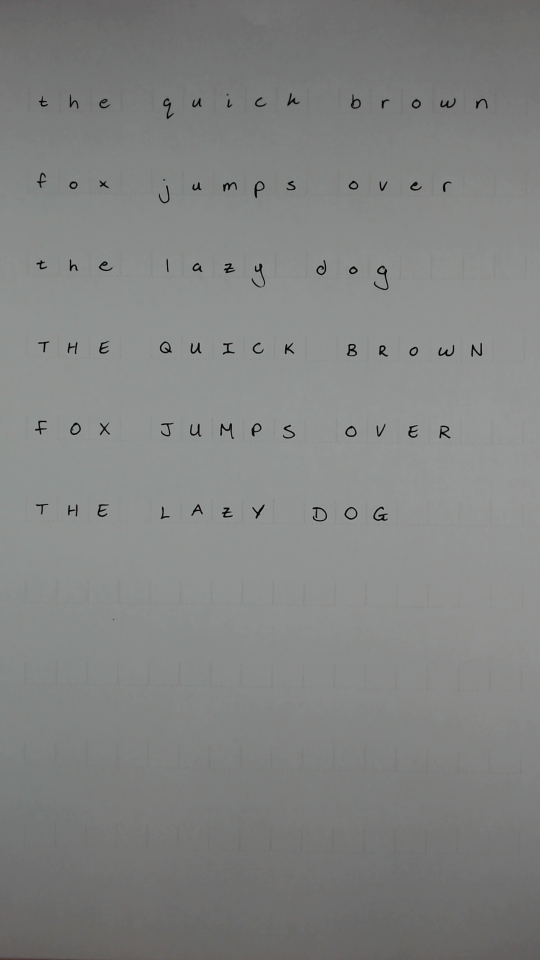
#> input picture Making Generated Text/dewaldFox.jpg, 1080 x 1920 px (shown at 1/2 size)
$ python CharacterSegmentation.py
#> lines starting #> are read from the running program, lines starting #| are printed output that depends on the picture; after the words box and inside, x2 and y2 are one past the last pixel; in counts of white or black regions, pixels touching at a corner belong together
### Making Generated Text/Helpers.py
import numpy as np
import os
import random


# [11 lines left out: function imageToBinary, not called in this run]


def findMiddle(x, y, w, h):
    return x + w // 2, y + h // 2


def overlap(source, target):
    # unpack points
    x1, y1, w1, h1 = source
    x2, y2, w2, h2 = target

    # checks
    if x1 >= x2 + w2 or x2 >= x1 + w1:
        return False
    if y1 >= y2 + h2 or y2 >= y1 + h1:
        return False
    return True


def getAllOverlaps(boxes, bounds, index):
    overlaps = []
    for a in range(len(boxes)):
        if a != index:
            if overlap(bounds, boxes[a]):
                overlaps.append(a)
    return overlaps


# [46 lines left out: functions doesContain, getAllContains, addLetterToCanvas, getImageOfLetter, not called in this run]


def getName(folderPath):
    file_names = os.listdir(folderPath)
    if len(file_names) == 0:
        return "0"
    return str(len(file_names))


# [36 lines left out: function addLettersToCanvas, not called in this run]

### Making Generated Text/CharacterSegmentation.py
from imutils.contours import sort_contours
import numpy as np
import imutils
import cv2
from PIL import Image
import os
from Helpers import *

filename = "dewaldFox"
folderName = "../../FONTS/" + "dewaldCapital"


image = cv2.imread(filename + ".jpg")
#> image is the input picture: shape (1920, 1080, 3); mean B, G, R 130.6, 131.6, 130.4
orig = np.copy(image)
gray = cv2.cvtColor(image, cv2.COLOR_BGR2GRAY)  # convert the input image to grayscale (0-255)
blurred = cv2.GaussianBlur(gray, (5, 5), 0)  # performs standard blurring on grayscale image
# perform edge detection, find contours in the edge map, and sort the
# resulting contours from left-to-right
edged = cv2.Canny(blurred, 30, 150)
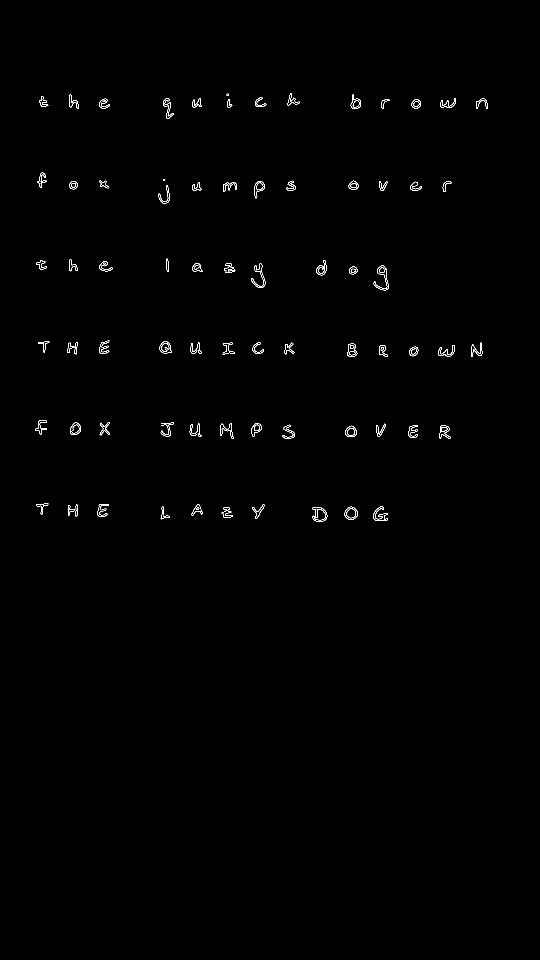
#> edged: shape (1920, 1080) (shown at 1/2 size); 0.42% white in thin lines or dots, all inside (x1, y1, x2, y2) = (70, 186, 976, 1044)
# cv2.imshow("Edged", edged)
contours = cv2.findContours(edged.copy(), cv2.RETR_EXTERNAL, cv2.CHAIN_APPROX_SIMPLE)
#> contours = 81 contours, 20 with area under 20; largest, box (x1, y1, x2, y2) and area: (689, 1013, 715, 1040) 506, (747, 531, 778, 581) 472, (319, 682, 344, 707) 426, (140, 845, 162, 870) 396, (690, 851, 714, 874) 382
contours = imutils.grab_contours(contours)
contours = sort_contours(contours, method="left-to-right")[0]

# initialize the list of contour bounding boxes and associated
# characters that we'll be OCR'ing
chars = []

# loop over the contours
for c in contours:
    # compute the bounding box of the contour
    (x, y, w, h) = cv2.boundingRect(c)
    chars.append((x, y, w, h))
#> this loop made 81 passes
#> (x, y, w, h) on passes 1 to 12: (70, 841, 24, 29), (72, 1007, 25, 22), (72, 520, 22, 19), (74, 345, 19, 31), (76, 682, 23, 23), (78, 192, 19, 22), (85, 192, 9, 11), (135, 684, 20, 25), (136, 1010, 14, 21), (138, 363, 18, 16), (139, 518, 17, 25), (139, 189, 18, 29)
#> after the loop, chars = 81 items, first 6: (70, 841, 24, 29), (72, 1007, 25, 22), (72, 520, 22, 19), (74, 345, 19, 31), (76, 682, 23, 23), (78, 192, 19, 22)

# extract the bounding box locations and padded characters
boxes = [b for b in chars]
#> boxes has the same summary as chars
# loop over the predictions and bounding box locations together
for (x, y, w, h) in boxes:
    # draw the prediction on the image
    cv2.rectangle(image, (x, y), (x + w, y + h), (0, 0, 255), 2)
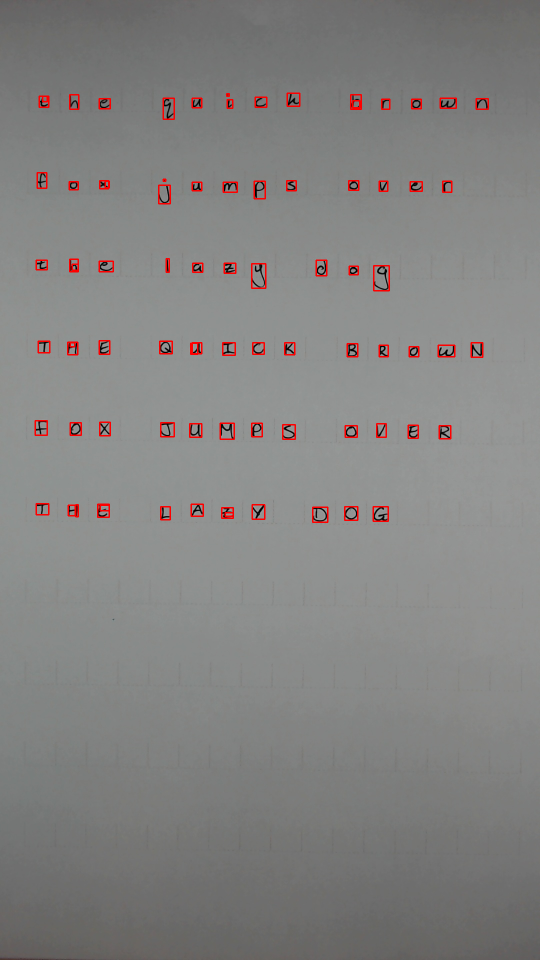
#> image: shape (1920, 1080, 3) (shown at 1/2 size); 0.99% of pixels changed, all inside (x1, y1, x2, y2) = (69, 185, 978, 1046)

merge_margin = 50
merge_margin_x = 5
merge_margin_y = 10


for i, (x, y, w, h) in enumerate(boxes):
    x -= merge_margin_x
    y -= merge_margin_y
    w += 2 * merge_margin_x
    h += 2 * merge_margin_y
    boxes[i] = (x, y, w, h)
#> this loop made 81 passes
#> (x, y, w, h) on passes 1 to 12: (65, 831, 34, 49), (67, 997, 35, 42), (67, 510, 32, 39), (69, 335, 29, 51), (71, 672, 33, 43), (73, 182, 29, 42), (80, 182, 19, 31), (130, 674, 30, 45), (131, 1000, 24, 41), (133, 353, 28, 36), (134, 508, 27, 45), (134, 179, 28, 49)
#> after the loop, boxes = 81 items, first 6: (65, 831, 34, 49), (67, 997, 35, 42), (67, 510, 32, 39), (69, 335, 29, 51), (71, 672, 33, 43), (73, 182, 29, 42)


# this is gonna take a long time
finished = False
while not finished:
    # set end con
    finished = True

    # loop through boxes
    index = len(boxes) - 1
    while index >= 0:
        # grab current box
        x, y, w, h = boxes[index]

        # [7 lines of commented-out code are left out]
        overlaps = getAllOverlaps(boxes, (x, y, w, h), index)

        # check if empty
        if len(overlaps) > 0:
            # combine boxes
            # convert to a contour
            con = []
            overlaps.append(index)
            for ind in overlaps:
                x, y, w, h = boxes[ind]
                con.append([x, y])
                con.append([x + w, y + h])
            con = np.array(con)

            # get bounding rect
            x, y, w, h = cv2.boundingRect(con)

            # stop growing
            w -= 1
            h -= 1
            merged = (x, y, w, h)

            # remove boxes from list
            overlaps.sort(reverse=True)
            for ind in overlaps:
                del boxes[ind]
            boxes.append(merged)

            # set flag
            finished = False
            break

        # increment
        index -= 1
#> this loop made 12 passes
#> after the loop, boxes = 70 items, first 6: (65, 831, 34, 49), (67, 997, 35, 42), (67, 510, 32, 39), (69, 335, 29, 51), (71, 672, 33, 43), (133, 353, 28, 36)

# show final
copy = np.copy(image)
for (x, y, w, h) in boxes:
    if w * h < 300:
        continue
    cv2.rectangle(copy, (x, y), (x + w, y + h), (0, 255, 0), 1)
#> this loop made 70 passes
#> (x, y, w, h) on passes 1 to 12: (65, 831, 34, 49), (67, 997, 35, 42), (67, 510, 32, 39), (69, 335, 29, 51), (71, 672, 33, 43), (133, 353, 28, 36), (134, 179, 28, 49), (135, 835, 32, 45), (193, 671, 31, 47), (193, 512, 38, 41), (193, 187, 32, 40), (194, 834, 31, 47)
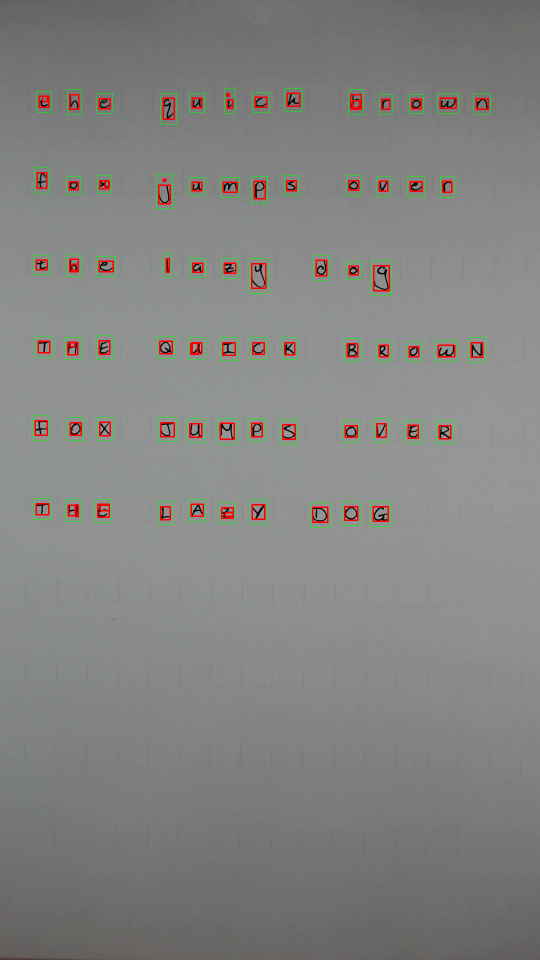
#> copy: shape (1920, 1080, 3) (shown at 1/2 size); 0.52% of pixels changed, all inside (x1, y1, x2, y2) = (65, 176, 982, 1055)
cv2.imshow("Final", copy)
cv2.waitKey(0)

img = Image.open(filename + ".jpg")
imgArr = np.array(img)

boxesDictionary = {0: []}
for (x, y, w, h) in boxes:
    rangePoint = 60
    middleX, middleY = findMiddle(x, y, w, h)
    keys_in_range = [key for key in boxesDictionary if middleY-rangePoint <= key <= middleY+rangePoint]
    # is there an element in the dictionary with a similar y value?
    if keys_in_range:
        # if so add it to the list
        boxesDictionary[keys_in_range[0]].append((x, y, w, h))
    else:
        # if not create a new list
        boxesDictionary[middleY] = [(x, y, w, h)]
#> this loop made 70 passes
#> (x, y, w, h, middleX, middleY, keys_in_range) on passes 6, 8, 9, 10, 11, 12, 13, 14, 15, 16, 17, 18: (133, 353, 28, 36, 147, 371, [360]), (135, 835, 32, 45, 151, 857, [855]), (193, 671, 31, 47, 208, 694, [693]), (193, 512, 38, 41, 212, 532, [529]), (193, 187, 32, 40, 209, 207, [203]), (194, 834, 31, 47, 209, 857, [855]), (314, 672, 35, 45, 331, 694, [693]), (316, 1003, 29, 46, 330, 1026, [1018]), (316, 835, 37, 48, 334, 859, [855]), (321, 186, 32, 62, 337, 217, [203]), (327, 507, 16, 47, 335, 530, [529]), (374, 837, 34, 47, 391, 860, [855])
#> (x, y, w, h, middleX, middleY) on passes 1, 2, 3, 4, 5, 7: (65, 831, 34, 49, 82, 855), (67, 997, 35, 42, 84, 1018), (67, 510, 32, 39, 83, 529), (69, 335, 29, 51, 83, 360), (71, 672, 33, 43, 87, 693), (134, 179, 28, 49, 148, 203)

for key in boxesDictionary.keys():
    boxesDictionary[key].sort(key=lambda tup: tup[0])
#> this loop made 7 passes
#> key on passes 2 to 7: 855, 1018, 529, 360, 693, 203

sortedBoxes = []
for key in sorted(boxesDictionary.keys()):
    for val in boxesDictionary[key]:
        sortedBoxes.append(val)
#> this loop made 7 passes

sortedBoxes = np.array(sortedBoxes)

sentence = "thequickbrownfoxjumpsoverthelazydogTHEQUICKBROWNFOXJUMPSOVERTHELAZYDOG"
groupedLetters = []


counter = 0
for (x, y, w, h) in sortedBoxes:
    crop = imgArr[y:y + h, x:x + w]
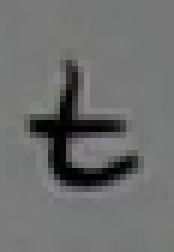
#> crop: shape (42, 29, 3) (shown 6 times larger); mean R, G, B 109.7, 110.4, 109.7
    crop = Image.fromarray(crop)
    letterVariable = sentence[counter]
    if letterVariable.isupper():
        letterVariable = letterVariable + "_"
    if not os.path.exists(folderName + "/" + str(letterVariable)):
        os.makedirs(folderName + "/" + str(letterVariable))
    crop.save(folderName + "/" + str(letterVariable) + "/" + getName(folderName + "/" + str(letterVariable)) + ".jpg")
    counter += 1
